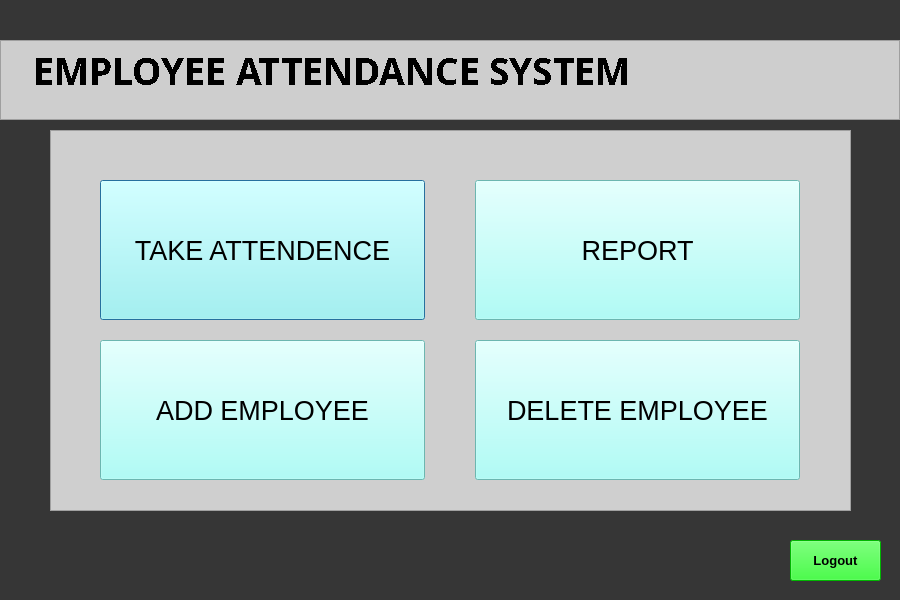
<?xml version="1.0" encoding="UTF-8"?>
<ui version="4.0">
 <class>Dialog</class>
 <widget class="QDialog" name="Dialog">
  <property name="enabled">
   <bool>true</bool>
  </property>
  <property name="geometry">
   <rect>
    <x>0</x>
    <y>0</y>
    <width>900</width>
    <height>600</height>
   </rect>
  </property>
  <property name="windowTitle">
   <string>Dialog</string>
  </property>
  <property name="styleSheet">
   <string notr="true">background-color: rgb(54, 54, 54);</string>
  </property>
  <widget class="QFrame" name="frame">
   <property name="geometry">
    <rect>
     <x>50</x>
     <y>130</y>
     <width>801</width>
     <height>381</height>
    </rect>
   </property>
   <property name="styleSheet">
    <string notr="true">background-color: rgb(207, 207, 207);</string>
   </property>
   <property name="frameShape">
    <enum>QFrame::StyledPanel</enum>
   </property>
   <property name="frameShadow">
    <enum>QFrame::Raised</enum>
   </property>
   <widget class="QPushButton" name="take_attendence">
    <property name="geometry">
     <rect>
      <x>50</x>
      <y>50</y>
      <width>325</width>
      <height>140</height>
     </rect>
    </property>
    <property name="font">
     <font>
      <pointsize>20</pointsize>
     </font>
    </property>
    <property name="styleSheet">
     <string notr="true">background-color: rgb(151, 255, 247);</string>
    </property>
    <property name="text">
     <string>TAKE ATTENDENCE</string>
    </property>
   </widget>
   <widget class="QPushButton" name="show_attendence">
    <property name="geometry">
     <rect>
      <x>425</x>
      <y>50</y>
      <width>325</width>
      <height>140</height>
     </rect>
    </property>
    <property name="font">
     <font>
      <pointsize>20</pointsize>
     </font>
    </property>
    <property name="styleSheet">
     <string notr="true">background-color: rgb(151, 255, 247);
</string>
    </property>
    <property name="inputMethodHints">
     <set>Qt::ImhNone</set>
    </property>
    <property name="text">
     <string>REPORT</string>
    </property>
   </widget>
   <widget class="QPushButton" name="add_student">
    <property name="geometry">
     <rect>
      <x>50</x>
      <y>210</y>
      <width>325</width>
      <height>140</height>
     </rect>
    </property>
    <property name="font">
     <font>
      <pointsize>20</pointsize>
     </font>
    </property>
    <property name="styleSheet">
     <string notr="true">background-color: rgb(151, 255, 247);</string>
    </property>
    <property name="text">
     <string>ADD EMPLOYEE</string>
    </property>
   </widget>
   <widget class="QPushButton" name="delete_student">
    <property name="geometry">
     <rect>
      <x>425</x>
      <y>210</y>
      <width>325</width>
      <height>140</height>
     </rect>
    </property>
    <property name="font">
     <font>
      <pointsize>20</pointsize>
     </font>
    </property>
    <property name="styleSheet">
     <string notr="true">background-color: rgb(151, 255, 247);
</string>
    </property>
    <property name="text">
     <string>DELETE EMPLOYEE</string>
    </property>
   </widget>
  </widget>
  <widget class="QPushButton" name="logout">
   <property name="geometry">
    <rect>
     <x>790</x>
     <y>540</y>
     <width>91</width>
     <height>41</height>
    </rect>
   </property>
   <property name="font">
    <font>
     <pointsize>10</pointsize>
     <weight>75</weight>
     <bold>true</bold>
    </font>
   </property>
   <property name="styleSheet">
    <string notr="true">background-color: rgb(0, 255, 0);</string>
   </property>
   <property name="text">
    <string>Logout</string>
   </property>
  </widget>
  <widget class="QPlainTextEdit" name="plainTextEdit_2">
   <property name="enabled">
    <bool>true</bool>
   </property>
   <property name="geometry">
    <rect>
     <x>0</x>
     <y>40</y>
     <width>900</width>
     <height>80</height>
    </rect>
   </property>
   <property name="sizePolicy">
    <sizepolicy hsizetype="Fixed" vsizetype="Fixed">
     <horstretch>0</horstretch>
     <verstretch>0</verstretch>
    </sizepolicy>
   </property>
   <property name="font">
    <font>
     <family>Bell MT</family>
     <pointsize>28</pointsize>
     <weight>75</weight>
     <italic>false</italic>
     <bold>true</bold>
     <underline>false</underline>
     <stylestrategy>NoAntialias</stylestrategy>
     <kerning>true</kerning>
    </font>
   </property>
   <property name="acceptDrops">
    <bool>true</bool>
   </property>
   <property name="layoutDirection">
    <enum>Qt::LeftToRight</enum>
   </property>
   <property name="styleSheet">
    <string notr="true">background-color: rgb(206, 206, 206);</string>
   </property>
   <property name="inputMethodHints">
    <set>Qt::ImhNone</set>
   </property>
   <property name="lineWidth">
    <number>1</number>
   </property>
   <property name="verticalScrollBarPolicy">
    <enum>Qt::ScrollBarAlwaysOff</enum>
   </property>
   <property name="horizontalScrollBarPolicy">
    <enum>Qt::ScrollBarAlwaysOff</enum>
   </property>
   <property name="sizeAdjustPolicy">
    <enum>QAbstractScrollArea::AdjustToContents</enum>
   </property>
   <property name="undoRedoEnabled">
    <bool>false</bool>
   </property>
   <property name="lineWrapMode">
    <enum>QPlainTextEdit::NoWrap</enum>
   </property>
   <property name="plainText">
    <string>   EMPLOYEE ATTENDANCE SYSTEM
</string>
   </property>
   <property name="textInteractionFlags">
    <set>Qt::NoTextInteraction</set>
   </property>
   <property name="centerOnScroll">
    <bool>false</bool>
   </property>
   <property name="placeholderText">
    <string/>
   </property>
  </widget>
  <zorder>plainTextEdit_2</zorder>
  <zorder>frame</zorder>
  <zorder>logout</zorder>
 </widget>
 <resources/>
 <connections/>
</ui>
